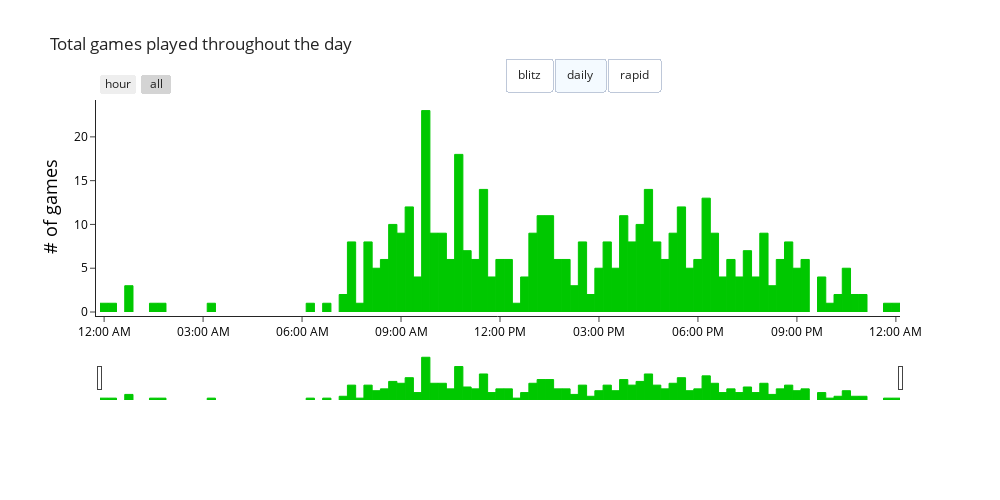

The cell this chart's notebook holds for it:
### Code cell
# Plot data
fig = go.Figure()

colors = ["rgba(255, 0, 0, %s)", "rgba(0, 200, 0, %s)", "rgba(0, 0, 255, %s)"]
button_list = []

data = daily_games[[f"{window}_mins", "time_class", "count"]].groupby([f"{window}_mins", "time_class"]).sum().reset_index()

for gg, game_type in enumerate(game_types.unique()):

    games = data[(data["time_class"]==game_type)]

    fig.add_trace(go.Bar(
        x=games[f"{window}_mins"], 
        y=games[f"count"], 
        width=window*60*1000,
        name=f"{game_type}",
        marker={
            "color": colors[gg]%1,
            "line": {"width":1, "color":colors[gg]%1}
        },
        visible=True if gg==0 else False
        ),
    )

    button = dict(
        label=game_type,
        method="update",
        args=[
            {"visible": [False]*gg + [True] + [False]*(len(game_types)-gg-1)},
        ],
    )
    button_list.append(button)

fig.update_layout(
    template="simple_white",
    title=f"Total games played throughout the day",
    xaxis_tickformat='%I:%M %p',
    autosize=False,
    width=1000,
    height=500,
    margin=dict(
        l=100,
        r=100,
        b=100,
        t=100,
        pad=4
    ),
    updatemenus=[
        dict(
            type="buttons",
            direction="right",
            x=0.7,
            y=1.2,
            showactive=True,
            buttons=button_list
        )
    ]
)

fig.update_yaxes(
    title="# of games",
    title_font=dict(size=18, color='black'), 
    tickfont=dict(color="black")
)

fig.update_xaxes(
    tickfont=dict(color="black"),
    rangeslider_visible=True,
    rangeselector=dict(
        buttons=list([
            dict(count=1, label="hour", step="hour", stepmode="backward"),
            dict(step="all")
        ])
    )
)

fig.show()

### Figure 1 — Plotly figure (JSON) as saved in the notebook; plotly's stock layout.template omitted (floating-point values rounded to 4 significant figures)
{"data": [{"marker": {"color": "rgba(255, 0, 0, 1)", "line": {"color": "rgba(255, 0, 0, 1)", "width": 1}}, "name": "blitz", "type": "bar", "visible": false, "width": 900000, "x": ["1900-01-01T00:00:00", "1900-01-01T00:15:00", "1900-01-01T00:30:00", "1900-01-01T00:45:00", "1900-01-01T01:00:00", "1900-01-01T01:15:00", "1900-01-01T01:30:00", "1900-01-01T01:45:00", "1900-01-01T02:00:00", "1900-01-01T02:15:00", "1900-01-01T02:30:00", "1900-01-01T02:45:00", "1900-01-01T03:00:00", "1900-01-01T03:15:00", "1900-01-01T04:00:00", "1900-01-01T04:30:00", "1900-01-01T04:45:00", "1900-01-01T05:00:00", "1900-01-01T05:15:00", "1900-01-01T05:45:00", "1900-01-01T06:15:00", "1900-01-01T06:30:00", "1900-01-01T06:45:00", "1900-01-01T07:00:00", "1900-01-01T07:15:00", "1900-01-01T07:30:00", "1900-01-01T07:45:00", "1900-01-01T08:00:00", "1900-01-01T08:15:00", "1900-01-01T08:30:00", "1900-01-01T08:45:00", "1900-01-01T09:00:00", "1900-01-01T09:15:00", "1900-01-01T09:30:00", "1900-01-01T09:45:00", "1900-01-01T10:00:00", "1900-01-01T10:15:00", "1900-01-01T10:30:00", "1900-01-01T10:45:00", "1900-01-01T11:00:00", "1900-01-01T11:15:00", "1900-01-01T11:30:00", "1900-01-01T11:45:00", "1900-01-01T12:00:00", "1900-01-01T12:15:00", "1900-01-01T12:30:00", "1900-01-01T12:45:00", "1900-01-01T13:00:00", "1900-01-01T13:15:00", "1900-01-01T13:30:00", "1900-01-01T13:45:00", "1900-01-01T14:00:00", "1900-01-01T14:15:00", "1900-01-01T14:30:00", "1900-01-01T14:45:00", "1900-01-01T15:00:00", "1900-01-01T15:15:00", "1900-01-01T15:30:00", "1900-01-01T15:45:00", "1900-01-01T16:00:00", "1900-01-01T16:15:00", "1900-01-01T16:30:00", "1900-01-01T16:45:00", "1900-01-01T17:00:00", "1900-01-01T17:15:00", "1900-01-01T17:30:00", "1900-01-01T17:45:00", "1900-01-01T18:00:00", "1900-01-01T18:15:00", "1900-01-01T18:30:00", "1900-01-01T18:45:00", "1900-01-01T19:00:00", "1900-01-01T19:15:00", "1900-01-01T19:30:00", "1900-01-01T19:45:00", "1900-01-01T20:00:00", "1900-01-01T20:15:00", "1900-01-01T20:30:00", "1900-01-01T20:45:00", "1900-01-01T21:00:00", "1900-01-01T21:15:00", "1900-01-01T21:30:00", "1900-01-01T21:45:00", "1900-01-01T22:00:00", "1900-01-01T22:15:00", "1900-01-01T22:30:00", "1900-01-01T22:45:00", "1900-01-01T23:00:00", "1900-01-01T23:15:00", "1900-01-01T23:30:00", "1900-01-01T23:45:00", "1900-01-02T00:00:00"], "y": [3, 6, 5, 3, 7, 1, 6, 3, 2, 6, 2, 2, 1, 2, 1, 2, 4, 2, 1, 1, 1, 3, 1, 5, 8, 9, 13, 17, 25, 24, 26, 30, 29, 33, 32, 30, 42, 41, 39, 33, 36, 39, 41, 55, 77, 97, 99, 92, 92, 69, 60, 45, 55, 60, 40, 48, 45, 52, 63, 61, 47, 51, 62, 56, 44, 55, 45, 51, 48, 42, 36, 26, 30, 19, 29, 23, 23, 22, 26, 19, 25, 17, 9, 22, 16, 16, 14, 8, 8, 10, 4, 3]}, {"marker": {"color": "rgba(0, 200, 0, 1)", "line": {"color": "rgba(0, 200, 0, 1)", "width": 1}}, "name": "daily", "type": "bar", "visible": true, "width": 900000, "x": ["1900-01-01T00:00:00", "1900-01-01T00:15:00", "1900-01-01T00:45:00", "1900-01-01T01:30:00", "1900-01-01T01:45:00", "1900-01-01T03:15:00", "1900-01-01T06:15:00", "1900-01-01T06:45:00", "1900-01-01T07:15:00", "1900-01-01T07:30:00", "1900-01-01T07:45:00", "1900-01-01T08:00:00", "1900-01-01T08:15:00", "1900-01-01T08:30:00", "1900-01-01T08:45:00", "1900-01-01T09:00:00", "1900-01-01T09:15:00", "1900-01-01T09:30:00", "1900-01-01T09:45:00", "1900-01-01T10:00:00", "1900-01-01T10:15:00", "1900-01-01T10:30:00", "1900-01-01T10:45:00", "1900-01-01T11:00:00", "1900-01-01T11:15:00", "1900-01-01T11:30:00", "1900-01-01T11:45:00", "1900-01-01T12:00:00", "1900-01-01T12:15:00", "1900-01-01T12:30:00", "1900-01-01T12:45:00", "1900-01-01T13:00:00", "1900-01-01T13:15:00", "1900-01-01T13:30:00", "1900-01-01T13:45:00", "1900-01-01T14:00:00", "1900-01-01T14:15:00", "1900-01-01T14:30:00", "1900-01-01T14:45:00", "1900-01-01T15:00:00", "1900-01-01T15:15:00", "1900-01-01T15:30:00", "1900-01-01T15:45:00", "1900-01-01T16:00:00", "1900-01-01T16:15:00", "1900-01-01T16:30:00", "1900-01-01T16:45:00", "1900-01-01T17:00:00", "1900-01-01T17:15:00", "1900-01-01T17:30:00", "1900-01-01T17:45:00", "1900-01-01T18:00:00", "1900-01-01T18:15:00", "1900-01-01T18:30:00", "1900-01-01T18:45:00", "1900-01-01T19:00:00", "1900-01-01T19:15:00", "1900-01-01T19:30:00", "1900-01-01T19:45:00", "1900-01-01T20:00:00", "1900-01-01T20:15:00", "1900-01-01T20:30:00", "1900-01-01T20:45:00", "1900-01-01T21:00:00", "1900-01-01T21:15:00", "1900-01-01T21:45:00", "1900-01-01T22:00:00", "1900-01-01T22:15:00", "1900-01-01T22:30:00", "1900-01-01T22:45:00", "1900-01-01T23:00:00", "1900-01-01T23:45:00", "1900-01-02T00:00:00"], "y": [1, 1, 3, 1, 1, 1, 1, 1, 2, 8, 1, 8, 5, 6, 10, 9, 12, 4, 23, 9, 9, 6, 18, 7, 6, 14, 4, 6, 6, 1, 4, 9, 11, 11, 6, 6, 3, 8, 2, 5, 8, 5, 11, 8, 10, 14, 8, 6, 9, 12, 5, 6, 13, 9, 4, 6, 4, 7, 4, 9, 3, 6, 8, 5, 6, 4, 1, 2, 5, 2, 2, 1, 1]}, {"marker": {"color": "rgba(0, 0, 255, 1)", "line": {"color": "rgba(0, 0, 255, 1)", "width": 1}}, "name": "rapid", "type": "bar", "visible": false, "width": 900000, "x": ["1900-01-01T00:15:00", "1900-01-01T00:30:00", "1900-01-01T01:30:00", "1900-01-01T04:15:00", "1900-01-01T04:45:00", "1900-01-01T05:30:00", "1900-01-01T06:00:00", "1900-01-01T06:15:00", "1900-01-01T06:30:00", "1900-01-01T06:45:00", "1900-01-01T07:00:00", "1900-01-01T07:15:00", "1900-01-01T07:30:00", "1900-01-01T07:45:00", "1900-01-01T08:00:00", "1900-01-01T08:15:00", "1900-01-01T08:30:00", "1900-01-01T08:45:00", "1900-01-01T09:00:00", "1900-01-01T09:15:00", "1900-01-01T09:30:00", "1900-01-01T09:45:00", "1900-01-01T10:00:00", "1900-01-01T10:15:00", "1900-01-01T10:30:00", "1900-01-01T10:45:00", "1900-01-01T11:00:00", "1900-01-01T11:15:00", "1900-01-01T11:30:00", "1900-01-01T11:45:00", "1900-01-01T12:00:00", "1900-01-01T12:15:00", "1900-01-01T12:30:00", "1900-01-01T12:45:00", "1900-01-01T13:00:00", "1900-01-01T13:15:00", "1900-01-01T13:30:00", "1900-01-01T13:45:00", "1900-01-01T14:00:00", "1900-01-01T14:15:00", "1900-01-01T14:30:00", "1900-01-01T14:45:00", "1900-01-01T15:00:00", "1900-01-01T15:15:00", "1900-01-01T15:30:00", "1900-01-01T15:45:00", "1900-01-01T16:00:00", "1900-01-01T16:15:00", "1900-01-01T16:30:00", "1900-01-01T16:45:00", "1900-01-01T17:00:00", "1900-01-01T17:15:00", "1900-01-01T17:30:00", "1900-01-01T17:45:00", "1900-01-01T18:00:00", "1900-01-01T18:15:00", "1900-01-01T18:30:00", "1900-01-01T18:45:00", "1900-01-01T19:00:00", "1900-01-01T19:15:00", "1900-01-01T19:30:00", "1900-01-01T19:45:00", "1900-01-01T20:00:00", "1900-01-01T20:15:00", "1900-01-01T20:30:00", "1900-01-01T20:45:00", "1900-01-01T21:00:00", "1900-01-01T21:15:00", "1900-01-01T21:30:00", "1900-01-01T21:45:00", "1900-01-01T22:00:00", "1900-01-01T22:15:00", "1900-01-01T22:30:00", "1900-01-01T22:45:00", "1900-01-01T23:00:00", "1900-01-01T23:15:00", "1900-01-01T23:45:00"], "y": [1, 2, 1, 1, 1, 1, 1, 3, 4, 12, 14, 10, 24, 23, 21, 34, 29, 22, 30, 28, 15, 23, 24, 20, 7, 7, 15, 24, 22, 25, 28, 25, 22, 15, 21, 23, 19, 17, 17, 28, 23, 30, 20, 20, 23, 28, 20, 20, 16, 18, 24, 24, 29, 26, 18, 19, 18, 11, 7, 8, 5, 9, 12, 7, 8, 3, 7, 4, 7, 6, 4, 5, 5, 2, 2, 2, 1]}], "layout": {"autosize": false, "height": 500, "margin": {"b": 100, "l": 100, "pad": 4, "r": 100, "t": 100}, "title": {"text": "Total games played throughout the day"}, "updatemenus": [{"active": 1, "buttons": [{"args": [{"visible": [true, false, false]}], "label": "blitz", "method": "update"}, {"args": [{"visible": [false, true, false]}], "label": "daily", "method": "update"}, {"args": [{"visible": [false, false, true]}], "label": "rapid", "method": "update"}], "direction": "right", "showactive": true, "type": "buttons", "x": 0.7, "y": 1.2}], "width": 1000, "xaxis": {"autorange": true, "range": ["1899-12-31 23:52:30", "1900-01-02 00:07:30"], "rangeselector": {"buttons": [{"count": 1, "label": "hour", "step": "hour", "stepmode": "backward"}, {"step": "all"}]}, "rangeslider": {"autorange": true, "range": ["1899-12-31 23:52:30", "1900-01-02 00:07:30"], "visible": true, "yaxis": {"_template": null, "rangemode": "match"}}, "tickfont": {"color": "black"}, "tickformat": "%I:%M %p", "type": "date"}, "yaxis": {"autorange": true, "range": [0, 24.21], "tickfont": {"color": "black"}, "title": {"font": {"color": "black", "size": 18}, "text": "# of games"}, "type": "linear"}}}
